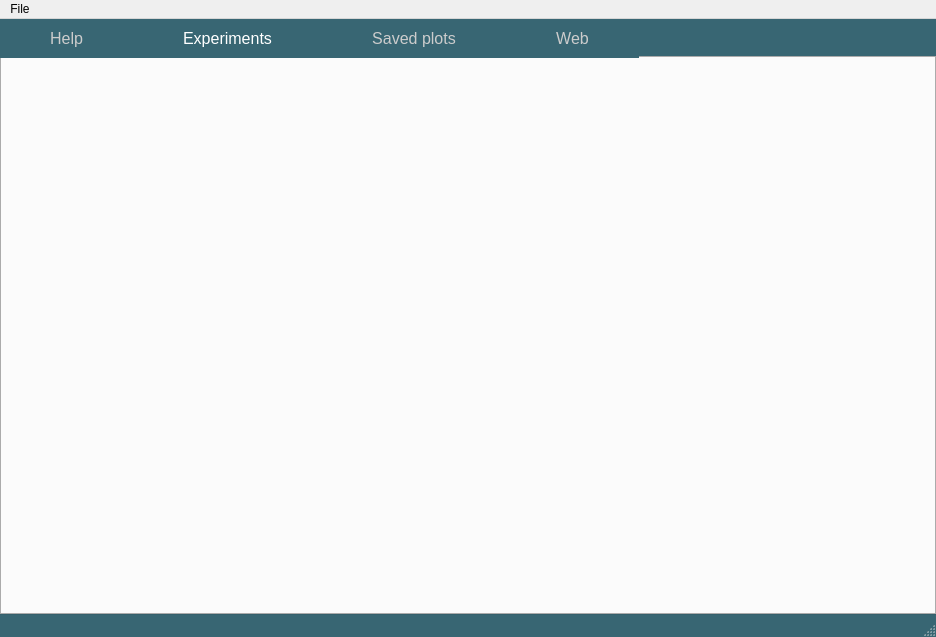
<?xml version="1.0" encoding="UTF-8"?>
<ui version="4.0">
 <class>MainWindow</class>
 <widget class="QMainWindow" name="MainWindow">
  <property name="geometry">
   <rect>
    <x>0</x>
    <y>0</y>
    <width>936</width>
    <height>637</height>
   </rect>
  </property>
  <property name="windowTitle">
   <string>ExpEYES - 17</string>
  </property>
  <property name="windowIcon">
   <iconset resource="res.qrc">
    <normaloff>:/control/eyes17-logo.png</normaloff>:/control/eyes17-logo.png</iconset>
  </property>
  <property name="styleSheet">
   <string notr="true">*{outline:none;}

QMainWindow{background: rgb(56, 102, 115);} 
QMessageBox {background: #444544;} 

QTabBar{font:16px;} 
QTabBar::tab{ padding:10px 50px; color:#CCCCCC;background: rgb(56, 102, 115);}
QTabBar::tab:selected{color:white; background: qlineargradient(spread:pad, x1:0, y1:0, x2:0, y2:1, stop:.7 rgb(126, 197, 220) , stop:1 rgba(0,0,0,100) );} 
QTabBar::tab:hover{color:white; background:qlineargradient(spread:pad, x1:0, y1:0, x2:0, y2:1, stop:0 rgba(26, 177, 191,255), stop:1 rgba(100, 100, 200,255) );} 

.deep,#widgets{ background: rgb(57, 79, 99); }

QListWidget{background: rgb(26, 32, 35);color:#FFFFFF;} 
QListWidget::item:hover{background: #223344;color:#FFFFFF;} 

QLabel,QRadioButton{color:#FFFFFF; margin:1px 2px;}
QCheckBox{color:#FFFFEE; margin:3px 0px;}

QSlider::groove:horizontal {margin:0px; padding:0px; border:none; background:#DDFDFE; color:#BB7777; height: 4px;}
QSlider::handle:horizontal {background: qlineargradient(x1:0, y1:0, x2:1, y2:1, stop:0 #eee, stop:1 #ccc);border: 2px solid #777;width: 13px;margin-top: -3px;margin-bottom: -3px;border-radius: 3px;}

QPushButton{border:1px solid #424242; padding:6px;color:#000000;background:#AAAAAA;}
QPushButton:hover{background:rgb(26, 177, 191) ; color:white; border-color:#FFFFFF;}
QPushButton::disabled{background:#333333 ; color:black;}
QComboBox QAbstractItemView::item {
    border-bottom: 5px solid white; margin:3px;
}
QComboBox QAbstractItemView::item:selected {
    border-bottom: 5px solid black; margin:3px;
}

QToolTip{background:#FBE9E7;color:#757575; padding:4px; border:0px; margin:0px;} QPushButton{min-height24px; min-width:30px;}  </string>
  </property>
  <widget class="QWidget" name="centralwidget">
   <layout class="QVBoxLayout" name="verticalLayout_2">
    <property name="spacing">
     <number>0</number>
    </property>
    <property name="margin">
     <number>0</number>
    </property>
    <item>
     <widget class="QTabWidget" name="tabWidget">
      <property name="font">
       <font>
        <kerning>true</kerning>
       </font>
      </property>
      <property name="autoFillBackground">
       <bool>false</bool>
      </property>
      <property name="tabPosition">
       <enum>QTabWidget::North</enum>
      </property>
      <property name="tabShape">
       <enum>QTabWidget::Rounded</enum>
      </property>
      <property name="currentIndex">
       <number>1</number>
      </property>
      <property name="iconSize">
       <size>
        <width>25</width>
        <height>25</height>
       </size>
      </property>
      <property name="usesScrollButtons">
       <bool>false</bool>
      </property>
      <property name="movable">
       <bool>true</bool>
      </property>
      <widget class="QWidget" name="helpTab">
       <attribute name="icon">
        <iconset resource="res.qrc">
         <normaloff>:/control/file.svg</normaloff>:/control/file.svg</iconset>
       </attribute>
       <attribute name="title">
        <string>Help</string>
       </attribute>
       <attribute name="toolTip">
        <string>Tutorials and documentation</string>
       </attribute>
       <layout class="QVBoxLayout" name="helpLayout">
        <property name="spacing">
         <number>0</number>
        </property>
        <property name="margin">
         <number>0</number>
        </property>
       </layout>
      </widget>
      <widget class="QWidget" name="experimentTab">
       <attribute name="icon">
        <iconset resource="res.qrc">
         <normaloff>:/control/plots.svg</normaloff>:/control/plots.svg</iconset>
       </attribute>
       <attribute name="title">
        <string>Experiments</string>
       </attribute>
       <attribute name="toolTip">
        <string>Experiment control panels are loaded in this tab</string>
       </attribute>
       <layout class="QVBoxLayout" name="experimentLayout">
        <property name="margin">
         <number>0</number>
        </property>
       </layout>
      </widget>
      <widget class="QWidget" name="saveTab">
       <attribute name="icon">
        <iconset resource="res.qrc">
         <normaloff>:/control/saved.svg</normaloff>:/control/saved.svg</iconset>
       </attribute>
       <attribute name="title">
        <string>Saved plots</string>
       </attribute>
       <attribute name="toolTip">
        <string>View saved plots. Click on them to load them to the plot window for analysis</string>
       </attribute>
       <layout class="QVBoxLayout" name="saveLayout">
        <property name="spacing">
         <number>0</number>
        </property>
        <property name="margin">
         <number>0</number>
        </property>
       </layout>
      </widget>
      <widget class="QWidget" name="webTab">
       <attribute name="title">
        <string>Web</string>
       </attribute>
       <attribute name="toolTip">
        <string>ExpEYES Online (beta) : Download new experiments
from the online repository.</string>
       </attribute>
       <layout class="QVBoxLayout" name="onlineLayout">
        <property name="spacing">
         <number>0</number>
        </property>
        <property name="margin">
         <number>0</number>
        </property>
       </layout>
      </widget>
     </widget>
    </item>
   </layout>
  </widget>
  <widget class="QStatusBar" name="statusbar"/>
  <widget class="QMenuBar" name="menuBar">
   <property name="geometry">
    <rect>
     <x>0</x>
     <y>0</y>
     <width>936</width>
     <height>25</height>
    </rect>
   </property>
   <widget class="QMenu" name="menuOptions">
    <property name="title">
     <string>File</string>
    </property>
    <addaction name="actionSave"/>
   </widget>
   <addaction name="menuOptions"/>
  </widget>
  <action name="actionSave">
   <property name="icon">
    <iconset resource="res.qrc">
     <normaloff>:/control/saved.svg</normaloff>:/control/saved.svg</iconset>
   </property>
   <property name="text">
    <string>save</string>
   </property>
   <property name="toolTip">
    <string>save plot data</string>
   </property>
   <property name="shortcut">
    <string>Ctrl+S</string>
   </property>
  </action>
 </widget>
 <resources>
  <include location="res.qrc"/>
 </resources>
 <connections>
  <connection>
   <sender>tabWidget</sender>
   <signal>currentChanged(int)</signal>
   <receiver>MainWindow</receiver>
   <slot>tabChanged(int)</slot>
   <hints>
    <hint type="sourcelabel">
     <x>189</x>
     <y>37</y>
    </hint>
    <hint type="destinationlabel">
     <x>214</x>
     <y>-12</y>
    </hint>
   </hints>
  </connection>
 </connections>
 <slots>
  <slot>start()</slot>
  <slot>pause()</slot>
  <slot>clear()</slot>
  <slot>fit()</slot>
  <slot>save()</slot>
  <slot>locate()</slot>
  <slot>load()</slot>
  <slot>loadPlot(QListWidgetItem*)</slot>
  <slot>peakGapChanged(int)</slot>
  <slot>setAutoUpdate(bool)</slot>
  <slot>calibrate()</slot>
  <slot>changeDirectory()</slot>
  <slot>setGainA1()</slot>
  <slot>setGainA2()</slot>
  <slot>setGainA3()</slot>
  <slot>setGainMIC()</slot>
  <slot>enableTrigger(bool)</slot>
  <slot>setLabels()</slot>
  <slot>setSineAmp(int)</slot>
  <slot>setCH1Remap(QString)</slot>
  <slot>setTimebase(int)</slot>
  <slot>measure_interval()</slot>
  <slot>DoubleInputInterval()</slot>
  <slot>hx_tare()</slot>
  <slot>tabChanged(int)</slot>
  <slot>launchExperiment()</slot>
  <slot>renameLabels()</slot>
 </slots>
</ui>
